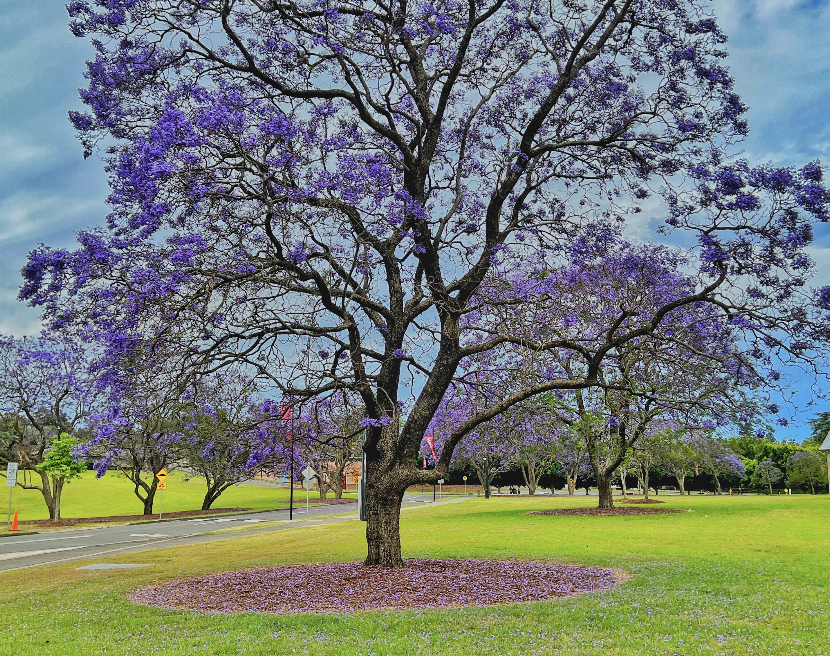
#> input picture images/example_3.png, 830 x 656 px, found by its file name
$ jupyter execute --allow-errors 2_1_multimodal_agent_basic.ipynb   (shell and % lines are left out)
#> lines starting #> are read from the running program, lines starting #| are printed output that depends on the picture
#> further down, image is the input picture: PIL image 830x656 RGB; mean R, G, B 115.6, 123.8, 116.2
# Multimodal Agent (Basic): Run EXAONE Atelier from AWS Marketplace

---

In this demo notebook, we demonstrate how to use the SageMaker Python SDK to deploy a multimodal agent using EXAONE Atelier Image Captioning Model and Large Language Models (LLMs) from AWS Marketplace.

---

## Setup

***

To subscribe to the model package:

1. Open the model package **listing page**
1. On the AWS Marketplace listing, click on the **Continue to Subscribe** button.
1. On the **Subscribe to this software** page, review and click on **"Accept Offer"** if you and your organization agrees with EULA, pricing, and support terms.
1. Once you click on **Continue to configuration** button and then choose a **region**, you will see a **Product Arn** displayed. This is the model package ARN that you need to specify while creating a deployable model using Boto3. Copy the ARN corresponding to your region and specify the same in the following cell.

---

[cell 1]
import boto3

#model_package = "exaone-atelier-i2t-limited-85f3f0d181593a10b7aef9bea522a333" # EXAONE Atelier - Image to Text - Limited
model_package = "exaone-atelier-i2t-76c77246a8343a23a36b2ce80c06f4f6" # EXAONE Atelier - Image to Text
model_package_map = {
    "us-east-1": f"arn:aws:sagemaker:us-east-1:865070037744:model-package/{model_package}",
    "us-east-2": f"arn:aws:sagemaker:us-east-2:057799348421:model-package/{model_package}",
    "us-west-1": f"arn:aws:sagemaker:us-west-1:382657785993:model-package/{model_package}",
    "us-west-2": f"arn:aws:sagemaker:us-west-2:594846645681:model-package/{model_package}",
    "ca-central-1": f"arn:aws:sagemaker:ca-central-1:470592106596:model-package/{model_package}",
    "eu-central-1": f"arn:aws:sagemaker:eu-central-1:446921602837:model-package/{model_package}",
    "eu-west-1": f"arn:aws:sagemaker:eu-west-1:985815980388:model-package/{model_package}",
    "eu-west-2": f"arn:aws:sagemaker:eu-west-2:856760150666:model-package/{model_package}",
    "eu-west-3": f"arn:aws:sagemaker:eu-west-3:843114510376:model-package/{model_package}",
    "eu-north-1": f"arn:aws:sagemaker:eu-north-1:136758871317:model-package/{model_package}",
    "ap-southeast-1": f"arn:aws:sagemaker:ap-southeast-1:192199979996:model-package/{model_package}",
    "ap-southeast-2": f"arn:aws:sagemaker:ap-southeast-2:666831318237:model-package/{model_package}",
    "ap-northeast-2": f"arn:aws:sagemaker:ap-northeast-2:745090734665:model-package/{model_package}",
    "ap-northeast-1": f"arn:aws:sagemaker:ap-northeast-1:977537786026:model-package/{model_package}",
    "ap-south-1": f"arn:aws:sagemaker:ap-south-1:077584701553:model-package/{model_package}",
    "sa-east-1": f"arn:aws:sagemaker:sa-east-1:270155090741:model-package/{model_package}",
}
#> (the rest of this cell did not finish here and is left out)

[cell 2]
from time import strftime
create_date = strftime("%m%d-%H%M%s")
model_name = f'exaone-atelier-i2t-{create_date}'

### Changing instance type
---

Model are supported on the following instance types:
 - Exaone Atelier - Image to Text - Limited: `ml.g5.12xlarge`
 - Exaone Atelier - Image to Text: `ml.g5.xlarge`, `ml.g5.12xlarge`, `ml.g5.48xlarge`, `ml.p4d.24xlarge`

Exaone Atelier - Image to Text - Limited offers 5 days of free-trial.

Below are average inference times to process a single image request for each supported instance type. The actual response time may differ due to various reasons including network condition.

|Instance Type|Inference Time (sec)|
|---|---|
|ml.p4d.24xlarge|1.85|
|ml.g5.48xlarge|3.68|
|ml.g5.12xlarge|6.59|
|ml.g5.xlarge|25.85|

---

[cell 3]
from sagemaker import ModelPackage
from sagemaker import get_execution_role
import sagemaker

#> (the rest of this cell did not finish here and is left out)

## Invoke the Endpoint
---

In this notebook, we show how you can encode an image into bytes, send a request, and decode the response.

***
### Notes
- This model receives an image in byte and returns 4 captions in total along with the confidence score for each caption.
- The confidence score indicates how sure the model is that each caption well describes the given image.
***

[cell 4]
import base64
from PIL import Image
from io import BytesIO
import numpy as np
import tritonclient.http as httpclient
import requests
import json
import boto3

#> (the rest of this cell did not finish here and is left out)

### Prepare image

[cell 5]
def prepare_image(image):
    width, height = image.size
#> width = 830; height = 656
    if width < 256 or height < 256:
        image = image.resize((256, 256))
    elif width > 4096 or height > 4096:
        image = image.resize((4096, 4096))
    else:
        resize_dim = min(width, height)
#> resize_dim = 656
        image = image.resize((resize_dim, resize_dim))
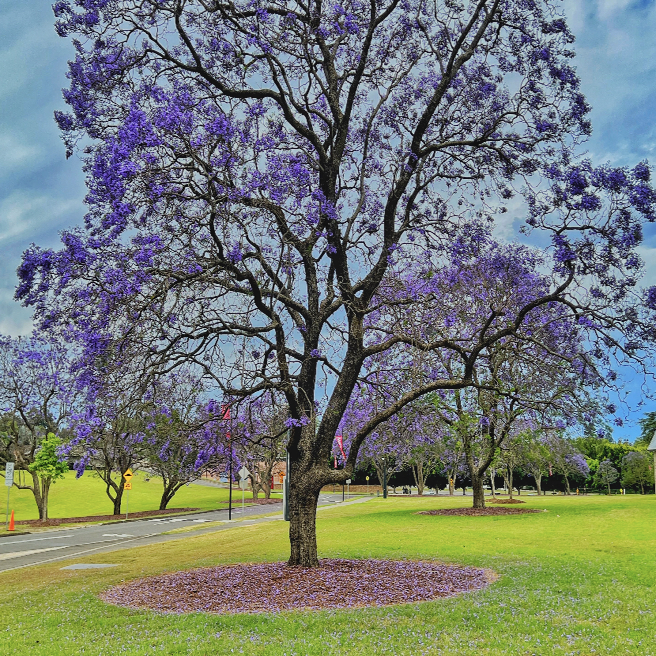
#> image: PIL image 656x656 RGB; mean R, G, B 115.6, 123.8, 116.2
    return image

[cell 6]
# [13 lines left out: function generate_input, not called in this run]

### Validate image and endpoint

[cell 7]
url = 'https://github.com/LGAI-Research/EXAONE-Atelier/blob/main/images/example_3.png?raw=true'
image = Image.open(requests.get(url, stream=True).raw).convert('RGB')
# verify image to avoid image size out of range error (256 x 256 ~ 4096 x 4096)
input_image = prepare_image(image)
display(input_image)
